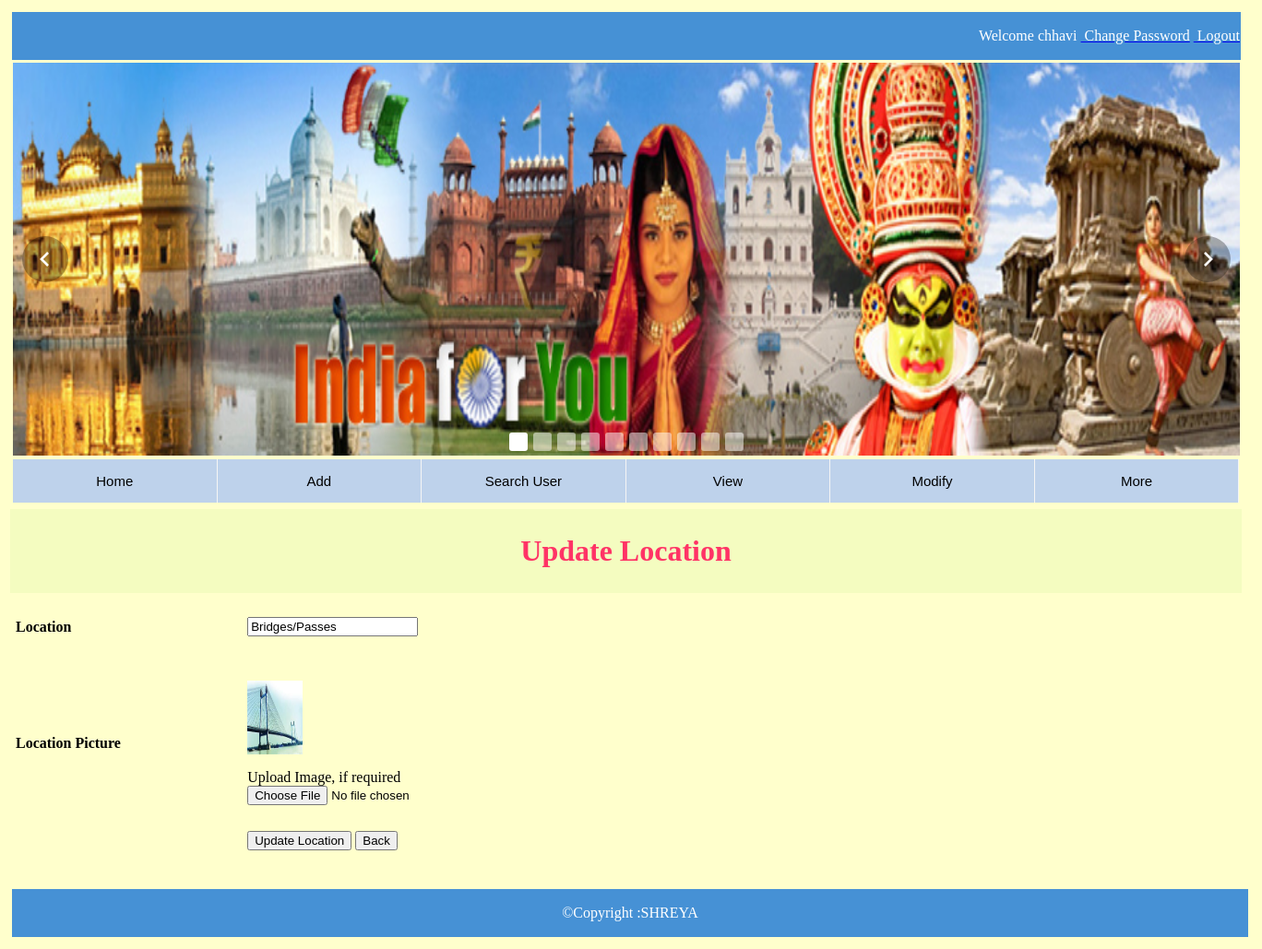
/updateloc.php?coid=501 (signed in), run on the app's committed database.
### tables this page shows
CREATE TABLE IF NOT EXISTS `addloc` (
  `LocID` int(10) NOT NULL AUTO_INCREMENT,
  `LocName` varchar(100) NOT NULL,
  `LocPic` varchar(100) NOT NULL,
  PRIMARY KEY (`LocID`)
);

### updateloc.php (the view, shortened to what this page needs)
<?php
$coid=$_GET["coid"];
$con=mysqli_connect(host,username,pass,database) or die("Error in connection establishment and error is due to ".mysqli_connect_error());
		$query="Select * from addloc where LocID='$coid' ";
		$res=mysqli_query($con,$query) or die("Error in query execution and error is : ".mysqli_error($con));
		$x=mysqli_fetch_array($res);
?>
<!DOCTYPE html PUBLIC "-//W3C//DTD XHTML 1.0 Transitional//EN" "http://www.w3.org/TR/xhtml1/DTD/xhtml1-transitional.dtd">
<html xmlns="http://www.w3.org/1999/xhtml">
<head>
</head>
<body>
<table width="1136">
  <tr>
    <td><?php
    	require_once("HeaderAdmin.php");
	?></td>
  </tr>
  <tr>
    <td><form action="" method="post" enctype="multipart/form-data" name="form1" id="form1" onsubmit="return xyz()" >
      <table width="1335" cellpadding="6" cellspacing="0">
        <tr>
          <td colspan="2" align="center" bgcolor="#F4FCC0"><h1 align="center"><font color="#FF3366">Update Location</font></h1></td>
          </tr>
        <tr>
          <td width="204"><h4>Location</h4></td>
          <td width="920"><label for="brand"></label>
            <input type="text" name="brand" id="brand" value="<?php
            print $x['LocName'];
			?>" onkeypress="return isNumberKey(event)"/></td>
        </tr>
        <tr>
          <td><h4>Location Picture</h4></td>
          <td>
              </p><?php
			  print "<img src='uploads/$x[LocPic]' height='80' width='60'>";
			  ?>
            <p>Upload Image, if required<br/>
              <input type="file" name="bpic" id="bpic" />
            </p>
            </td>
        </tr>
        <tr>
          <td>&nbsp;</td>
          <td><input type="submit" name="sub" id="sub" value="Update Location" />
            <input type="submit" name="back" id="back" value="Back" /></td>
        </tr>
        <tr>
          <td>&nbsp;</td>
          <td><?php
		  ?></td>
        </tr>
      </table>
    </form></td>
  </tr>
  <tr>
    <td><?php
    require_once("Footer.PHP");
	?></td>
  </tr>
</table>
</body>
</html>

### updateloc.php (style rules this page uses)
body { background-color: #FFFFCC; }

### data on the page
addloc: brand "Bridges/Passes", LocPic (picture)

### other printed values
$_SESSION["n"] "chhavi"
